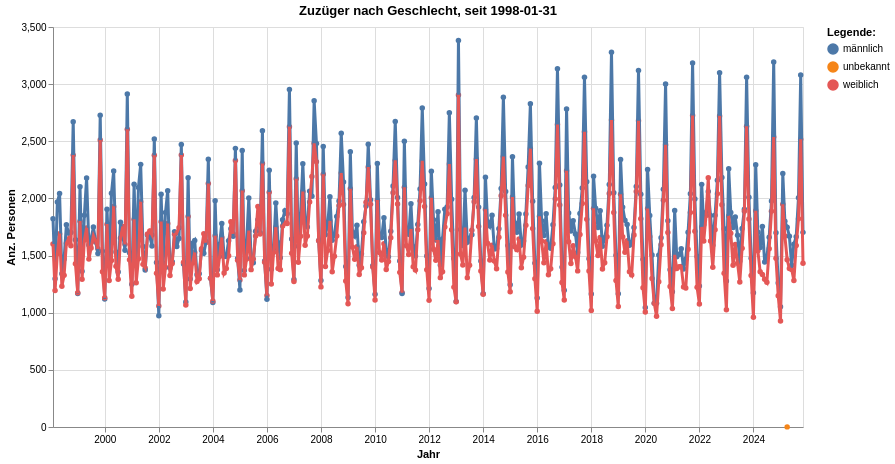

Write notebook code for a chart like this one.
### Code cell
grafik2 = mypy_dv.plot_altair_multiline_highlight(
    data = myAgg2.reset_index()
    ,x = 'StichtagDat:T'
    ,y = 'sum_ZuzuWir:Q'
    ,x_beschriftung = 'Jahr'
    , y_beschriftung = 'Anz. Personen'
    ,category = "SexLang:N"
    ,category_beschriftung= 'Legende:'
    ,warning_status = "ignore" #always or ignore
    ,myTitle="Zuzüger nach Geschlecht, seit "+data_min_date
)
grafik2

### Figure 1 — Vega-Lite specification as saved in the notebook (floating-point values rounded to 4 significant figures; data arrays with more than 128 entries replaced by an {"elided": "..."} marker saying what was removed)
{"config": {"view": {"continuousWidth": 300, "continuousHeight": 300}}, "layer": [{"mark": {"type": "circle"}, "encoding": {"color": {"field": "SexLang", "legend": {"orient": "right", "title": "Legende:"}, "type": "nominal"}, "opacity": {"value": 1.3}, "tooltip": [{"field": "StichtagDat", "type": "temporal"}, {"field": "SexLang", "type": "nominal"}, {"field": "sum_ZuzuWir", "type": "quantitative"}], "x": {"axis": {"title": "Jahr"}, "field": "StichtagDat", "type": "temporal"}, "y": {"axis": {"title": "Anz. Personen"}, "field": "sum_ZuzuWir", "type": "quantitative"}}, "name": "view_2", "title": "Zuzüger nach Geschlecht, seit 1998-01-31"}, {"mark": {"type": "line"}, "encoding": {"color": {"field": "SexLang", "legend": {"orient": "right", "title": "Legende:"}, "type": "nominal"}, "size": {"condition": {"test": {"not": {"param": "param_2"}}, "value": 1.2}, "value": 3}, "tooltip": [{"field": "StichtagDat", "type": "temporal"}, {"field": "SexLang", "type": "nominal"}, {"field": "sum_ZuzuWir", "type": "quantitative"}], "x": {"axis": {"title": "Jahr"}, "field": "StichtagDat", "type": "temporal"}, "y": {"axis": {"title": "Anz. Personen"}, "field": "sum_ZuzuWir", "type": "quantitative"}}, "title": "Zuzüger nach Geschlecht, seit 1998-01-31"}], "data": {"name": "data-b4de072e3d873c859963fd83d676ed20"}, "height": 400, "params": [{"name": "param_2", "select": {"type": "point", "fields": ["SexLang:N"], "nearest": true, "on": "pointerover"}, "views": ["view_2"]}], "width": 750, "$schema": "https://vega.github.io/schema/vega-lite/v5.8.0.json", "datasets": {"data-b4de072e3d873c859963fd83d676ed20": {"elided": "669 records"}}}
